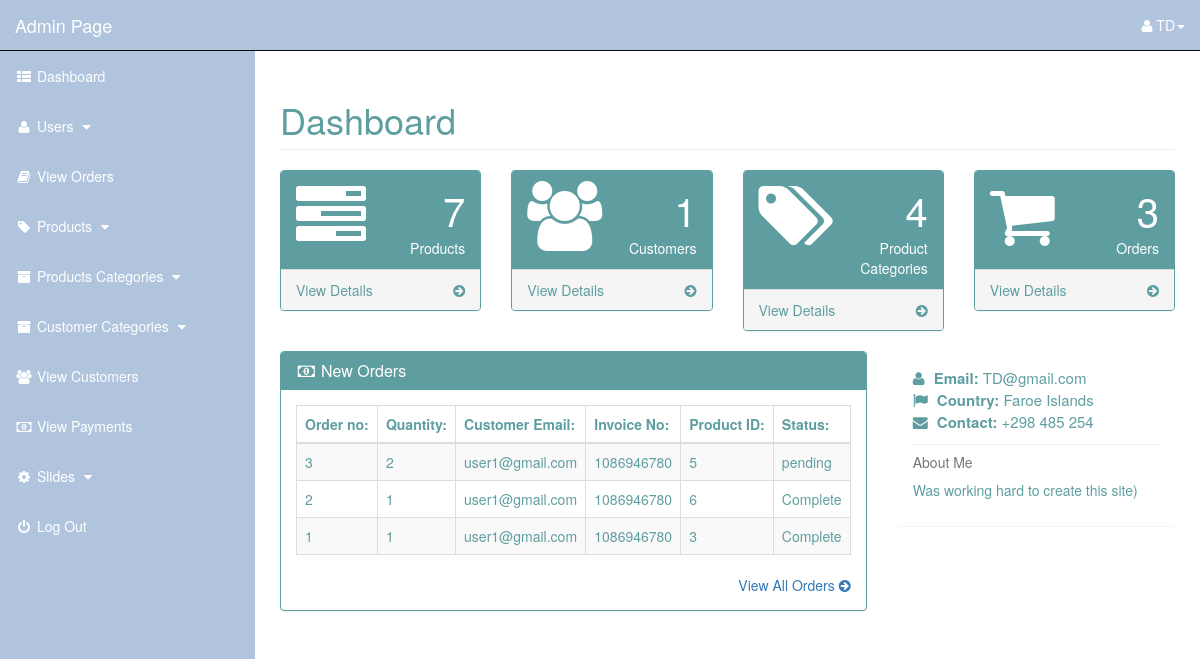
The app's page /admin_area/index.php?dashboard (signed in), older data.
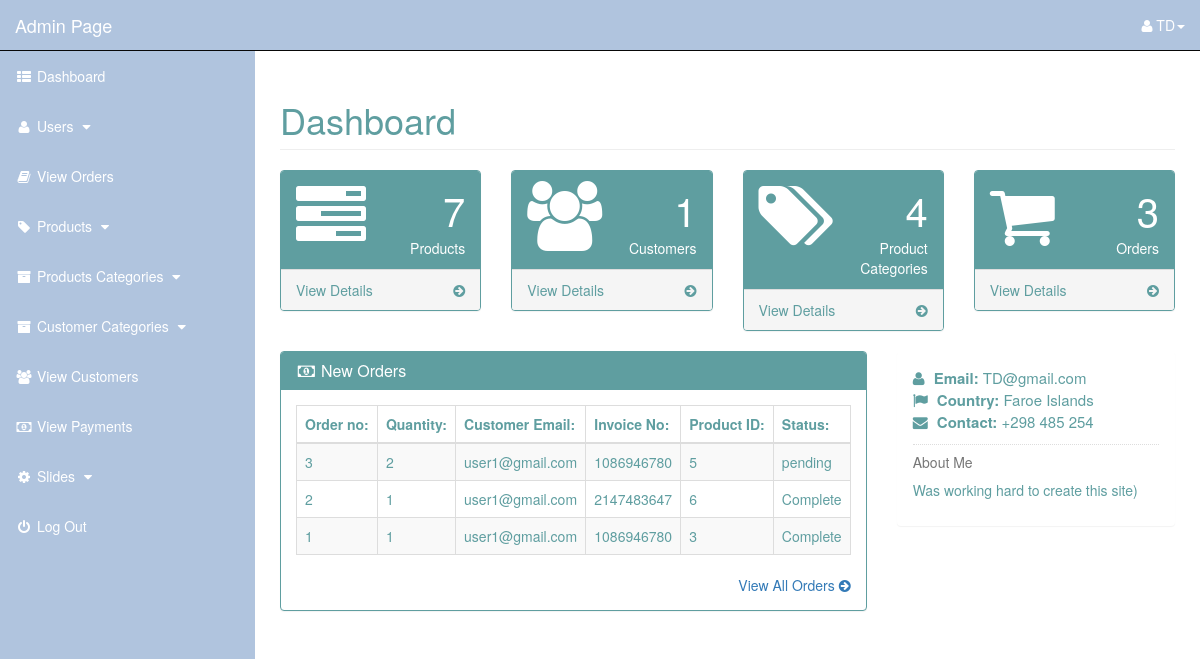
The same page, newer data.
### tables this page shows
CREATE TABLE `pending_orders` (
  `order_id` int(10) NOT NULL,
  `customer_id` int(10) NOT NULL,
  `invoice_no` int(10) NOT NULL,
  `product_id` text NOT NULL,
  `qty` int(10) NOT NULL,
  `order_status` text NOT NULL
);

CREATE TABLE `customers` (
  `customer_id` int(10) NOT NULL,
  `customer_name` varchar(255) NOT NULL,
  `customer_phone` varchar(255) NOT NULL,
  `customer_email` varchar(255) NOT NULL,
  `customer_address` text NOT NULL,
  `customer_city` text NOT NULL,
  `customer_country` text NOT NULL,
  `customer_pass` varchar(255) NOT NULL,
  `customer_ip` varchar(100) NOT NULL
);

### admin_area/dashboard.php (the view, shortened to what the changed rows need)
<?php
    if(!isset($_SESSION['admin_email'])){
        echo "<script>window.open('login.php','_self')</script>";
    }else{
?>
<div class="row">
    <div class="col-lg-12">
        <h1 class="page-header"> Dashboard </h1>
    </div>
</div>
<div class="row">
    <div class="col-lg-8">
        <div class="panel panel-color">
            <div class="panel-body">
                <div class="table-responsive">
                    <table class="table table-hover table-striped table-bordered">
                        <thead>
                            <tr>
                                <th> Order no: </th>
                                <th> Quantity: </th>
                                <th> Customer Email: </th>
                                <th> Invoice No: </th>
                                <th> Product ID: </th>
                                <th> Status: </th>
                            </tr>
                        </thead>
                        <tbody>
                            <?php
                                $get_order = "select * from pending_orders order by 1 DESC LIMIT 0,5";
                                $run_order = mysqli_query($con,$get_order);
                                while($row_order=mysqli_fetch_array($run_order)){
                                    $order_id = $row_order['order_id'];
                                    $c_id = $row_order['customer_id'];
                                    $invoice_no = $row_order['invoice_no'];
                                    $product_id = $row_order['product_id'];
                                    $qty = $row_order['qty'];
                                    $order_status = $row_order['order_status'];
                            ?>
                            <tr>
                                <td> <?php echo $order_id; ?> </td>
                                <td> <?php echo $qty; ?> </td>
                                <td>
                                    <?php
                                        $get_customer = "select * from customers where customer_id='$c_id'";
                                        $run_customer = mysqli_query($con,$get_customer);
                                        $row_customer = mysqli_fetch_array($run_customer);
                                        $customer_email = $row_customer['customer_email'];
                                        echo $customer_email;
                                    ?>
                                </td>
                                <td> <?php echo $invoice_no; ?> </td>
                                <td> <?php echo $product_id; ?> </td>
                                <td>
                                    <?php
                                        if($order_status=='pending'){
                                            echo $order_status='pending';
                                        }else{
                                            echo $order_status='Complete';
                                        }
                                    ?>
                                </td>
                            </tr>
                            <?php } ?>
                        </tbody>
                    </table>
                </div>
            </div>
        </div>
    </div>
</div>
<?php } ?>

Row changes from the older to the newer data that the page shows:
changed pending_orders id 2: invoice_no "1086946780" → "2147483647"
